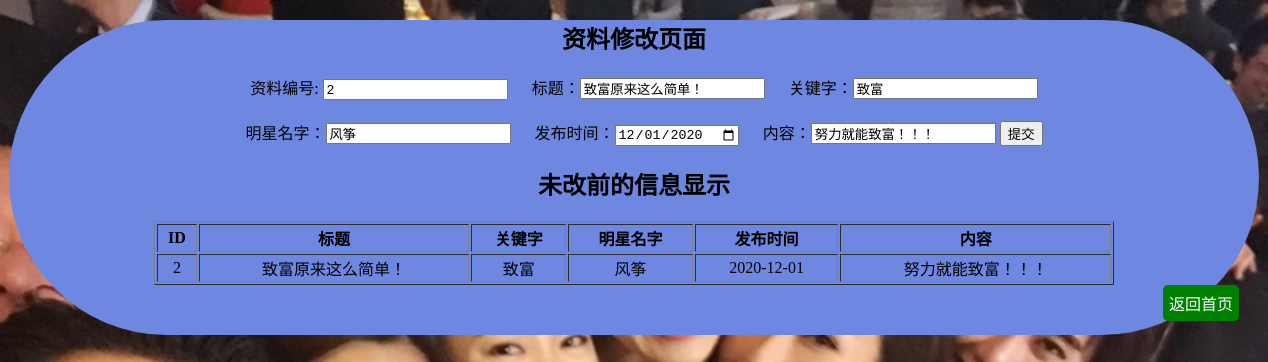
Screenshot of /php_a/in/editnews.php?id=2 with the database file from the repository.
### tables this page shows
CREATE TABLE `news` (
  `id` int(10) NOT NULL,
  `title` char(50) NOT NULL,
  `keywords` char(50) NOT NULL,
  `autor` char(50) NOT NULL,
  `addtime` date NOT NULL,
  `content` char(50) NOT NULL
);

### php_a/in/editnews.php (the view, shortened to what this page needs)
<!DOCTYPE html>
<html>
<head>
</head>
<body>
<?php
	include 'conn.php';
$id = $_GET['id'];
	$sql="select * from news WHERE id='$id'";
	$res=$conn->query($sql);
	$row=mysqli_fetch_assoc($res)
?>
<div id="all">
	<h2>资料修改页面</h2>
    <form action="action-editnews.php" method="post" id="ot">
		<div id="one">
    <label>资料编号: </label><input type="text" name="id" value="<?php echo $row['id']?>">
    <label>标题：</label><input type="text" name="title" value="<?php echo $row['title']?>">
    <label>关键字：</label><input type="text" name="keywords" value="<?php echo $row['keywords']?>"></div>
		<div id="two">
    <label>明星名字：</label><input type="text" name="autor" value="<?php echo $row['autor']?>">
    <label>发布时间：</label><input type="date" name="addtime" value="<?php echo $row['addtime']?>">
    <label>内容：</label><input type="text" name="content" value="<?php echo $row['content']?>">
    <input type="submit" value="提交">
			</div>
</form>
	<h2>未改前的信息显示</h2>
	<table width="960" border="1">
			<tr>
				<th>ID</th>
				<th>标题</th>
				<th>关键字</th>
				<th>明星名字</th>
				<th>发布时间</th>
				<th>内容</th>
			</tr>
			<?php
                              include 'conn.php';
                              $sql="select * from news WHERE id='$id'";
                              $res=$conn->query($sql);
                              while($row=mysqli_fetch_array($res))
                              {
                                  ?>
                                   <div>
                                       <p id="ming"><?php echo "<tr>";?></p>
									   <p id="ri"><?php echo "<td>{$row['id']}</td>";?></p>
									   <p id="ri"><?php echo "<td>{$row['title']}</td>";?></p>
									   <p id="ri"><?php echo "<td>{$row['keywords']}</td>";?></p>
									   <p id="ri"><?php echo "<td>{$row['autor']}</td>";?></p>
									   <p id="ri"><?php echo "<td>{$row['addtime']}</td>";?></p>
									   <p id="ri"><?php echo "<td>{$row['content']}</td>";?></p>
                                   </div>
                                   <?php
                              }
?>
		</table>
		<a id="quit" href="index.php">返回首页</a>
</div>
</body>
</html>

### php_a/in/editnews.php (style rules this page uses)
body { background-image: url("../../img/hezhao3.jpg"); background-repeat: no-repeat; background-size: 100%; background-color:#8146F8; }
#all { margin: 0 auto; width: 1250px; border-radius: 500px; background-color: #6E87E0; padding-bottom: 50px; }
h2 { text-align: center; }
#quit { float: right; margin-right: 20px; text-decoration: none; color: #fff; background-color:green; padding: 6px; border-radius: 5px; }
td { text-align: center; }
table { margin: 0 auto; text-align: center; }
form { display: inline; margin: 0 auto; }
#one { margin-bottom: 20px; text-align: center; }
#two { text-align: center; }
#ot label { margin-left: 20px; }

### rows the page displays
news: id "2", title "致富原来这么简单！", keywords "致富", autor "风筝", addtime "12/01/2020", content "努力就能致富！！！", addtime "2020-12-01"
